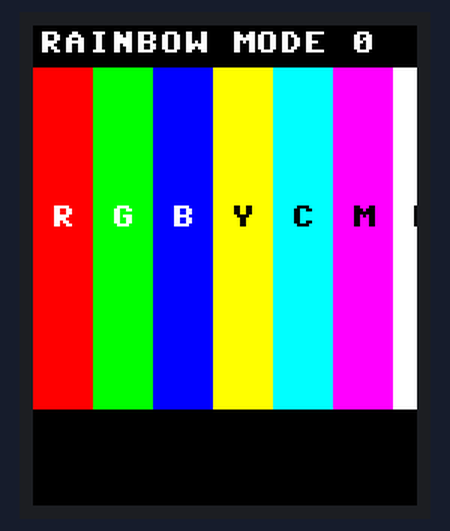
Recording of a program running on a simulated Raspberry Pi Pico running MicroPython. Parts: 128×160 colour display. Library files of the repository ran but are not shown: st7735_1inch8.py; what the program prints to the serial console is not drawn.

Above: at 1.3 s.
At 4.0 s:
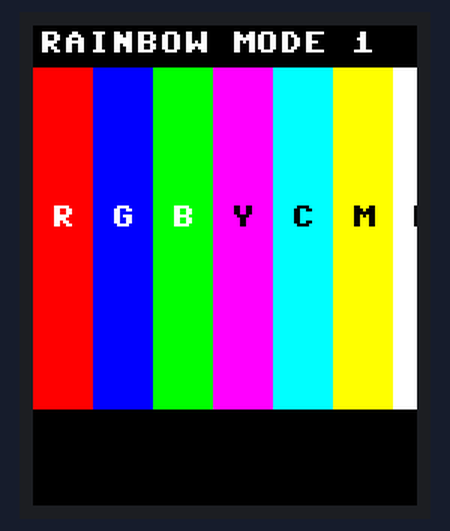
At 6.8 s:
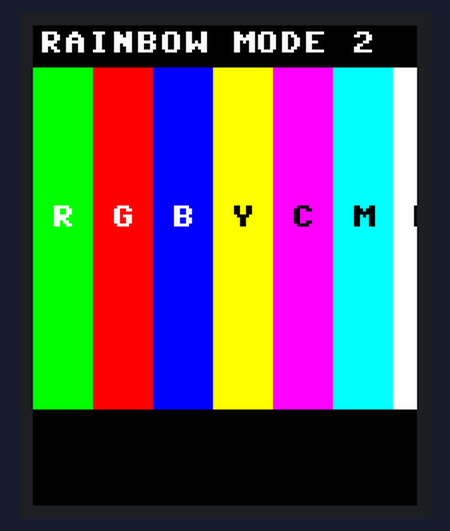
At 9.6 s:
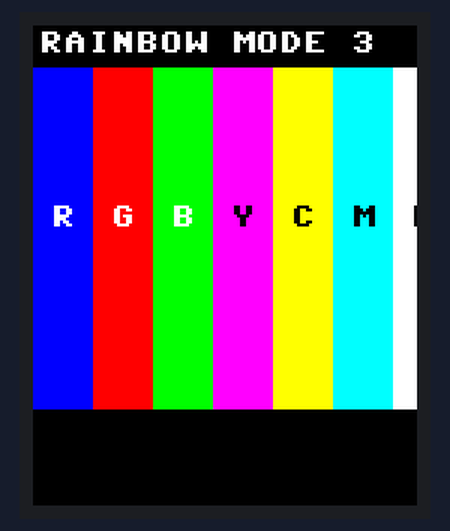
At 12.4 s:
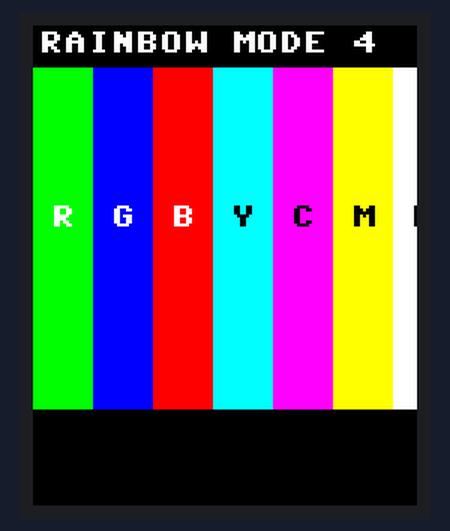
At 15.2 s:
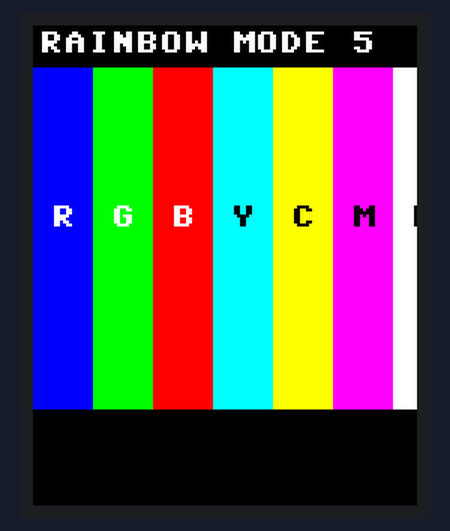

The program:

rainbow_calibrate.py
```python
from machine import Pin, PWM  # pyright: ignore[reportMissingImports]
import time
import lcd  # pyright: ignore[reportMissingImports]


SECONDS_PER_MODE = 2.5

# 0: rgb, 1: rbg, 2: grb, 3: gbr, 4: brg, 5: bgr
MODES = (0, 1, 2, 3, 4, 5)


def map_rgb565(r, g, b, mode):
    if mode == 0:
        rr, gg, bb = r, g, b
    elif mode == 1:
        rr, gg, bb = r, b, g
    elif mode == 2:
        rr, gg, bb = g, r, b
    elif mode == 3:
        rr, gg, bb = g, b, r
    elif mode == 4:
        rr, gg, bb = b, r, g
    else:
        rr, gg, bb = b, g, r
    return ((rr & 0xF8) << 8) | ((gg & 0xFC) << 3) | (bb >> 3)


def draw_bars(d, mode):
    bars = [
        (255, 0, 0, "R"),
        (0, 255, 0, "G"),
        (0, 0, 255, "B"),
        (255, 255, 0, "Y"),
        (0, 255, 255, "C"),
        (255, 0, 255, "M"),
        (255, 255, 255, "W"),
        (0, 0, 0, "K"),
    ]

    w = 20
    d.fill(0x0000)
    for i, (r, g, b, label) in enumerate(bars):
        x = i * w
        color = map_rgb565(r, g, b, mode)
        d.fill_rect(x, 14, w, 114, color)
        text_color = 0x0000 if (r + g + b) > 500 else 0xFFFF
        d.text(label, x + 6, 60, text_color)

    d.fill_rect(0, 0, 160, 12, 0x0000)
    d.text("RAINBOW MODE {}".format(mode), 2, 2, 0xFFFF)


def main():
    bl = PWM(Pin(13))
    bl.freq(1000)
    bl.duty_u16(36000)

    d = lcd.LCD_1inch8()

    print("Rainbow calibration start")
    print("Pick MODE where bars look true: R G B Y C M W K")

    while True:
        for mode in MODES:
            draw_bars(d, mode)
            d.show()
            print("MODE", mode)
            time.sleep(SECONDS_PER_MODE)


if __name__ == "__main__":
    main()
```

lcd.py
```python
# Pico LCD adapter module.
# Expects st7735_1inch8.py to be present on the Pico filesystem.

from st7735_1inch8 import LCD_1inch8  # pyright: ignore[reportMissingImports]
```

Measured:
- by itself, everything shown: repeats every 16.7 s, in 6 steps
- what the display in image 0 shows lasts 2.8 s, from 1.2 s to 4.0 s
